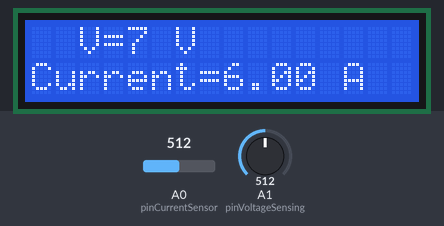
A sketch run on a simulated Arduino Uno, built with avr-gcc and run on an emulated ATmega328P. On the bench: 16×2 character LCD. The inputs (shaded band) are chosen by the test bench; at power-on: A0 (pinCurrentSensor) = 512, A1 (pinVoltageSensing) = 512. What the sketch prints to the serial monitor is not drawn.

Above: at 1.5 s.
1.6 s: A0 (pinCurrentSensor) set to 716
At 3.0 s:
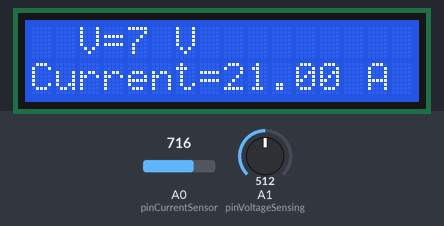
3.3 s: A1 (pinVoltageSensing) set to 716
At 4.2 s:
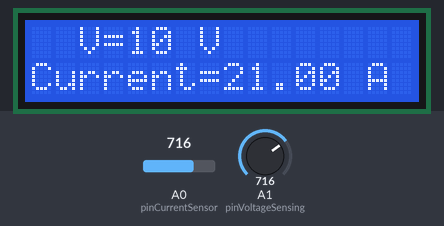
5.0 s: A0 (pinCurrentSensor) set to 900
At 6.4 s:
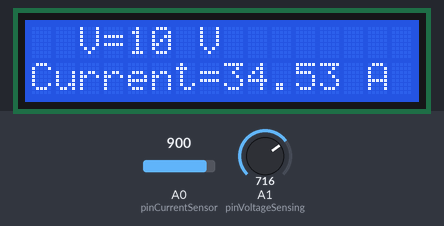
6.8 s: A1 (pinVoltageSensing) set to 900
At 7.5 s:
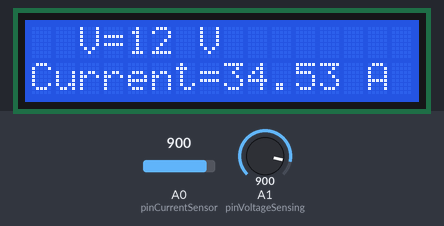
8.5 s: A0 (pinCurrentSensor) set to 1023
At 9.7 s:
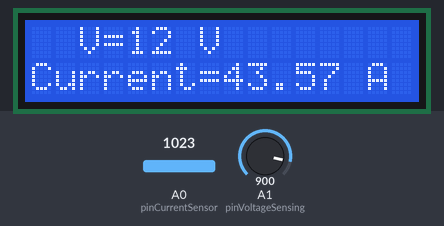
10.3 s: A1 (pinVoltageSensing) set to 1023
At 12.0 s:
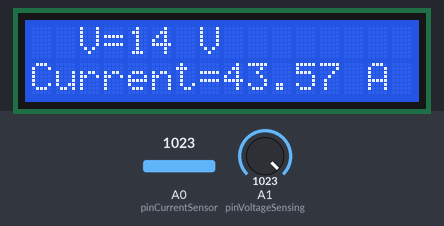
Timing chart, 0 to 13.1 s (numbered marks = the images above; inputs shaded):
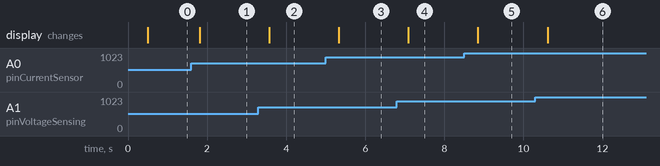

The sketch:

src.ino
```cpp
#include <Wire.h>  //invoking I2Clibraries coming with Arduino
#include <LiquidCrystal_I2C.h>

#define pinCurrentSensor A0
#define pinVoltageSensing A1

LiquidCrystal_I2C lcd(0x27,16,2);

int temp, voltage;

// the setup routine runs once when you press reset:
void setup() {
  // initialize serial communication at 9600 bits per second:
    lcd.begin();
    delay(100);
    lcd.backlight();
    Wire.begin();  //initializing I2C
    lcd.clear(); //clear screen
    delay(200);
  Serial.begin(9600);
}

// the loop routine runs over and over again forever:
void loop() {
  // read the input on analog pin 0:
  float current = analogRead(pinCurrentSensor);
  float v = analogRead(pinVoltageSensing);

  temp=current;
  temp=temp-512;
  current=temp/13.6;
  current = current + 6;

  temp = v;
  voltage = (temp*14.5)/1024.0; // 1024 on Analog pin is 14 volts - Full charged battery

  //lcd.clear(); //clear screen
  // print out the value you read:

  delay(100);
  Serial.print("voltage=");
  Serial.print(voltage);
  Serial.print(", "); //Comma separated values on serial port
  lcd.setCursor(2,0);
    lcd.print("V=");
    lcd.print(voltage);
    lcd.print(" V        ");
  Serial.print("current=");
  Serial.print(current);
  Serial.println("A");
  lcd.setCursor(0,1);
    lcd.print("Current=");
    lcd.setCursor(8,1);
    lcd.print(current);
    lcd.print(" A          ");
  delay(300);        // delay in between reads for stability
}
```

Measured:
- after the input at 1.6 s, the display: changes after 0.22 s (image 1)
- after the input at 3.3 s, the display: changes after 0.27 s (image 2)
- after the input at 5.0 s, the display: changes after 0.33 s (image 3)
- after the input at 6.8 s, the display: changes after 0.29 s (image 4)
- after the input at 8.5 s, the display: changes after 0.35 s (image 5)
- after the input at 10.3 s, the display: changes after 0.31 s (image 6)
